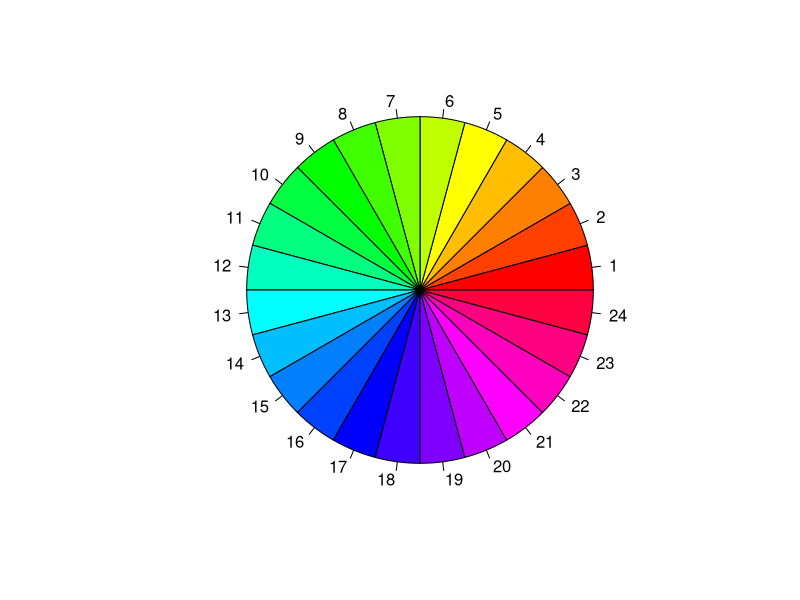

Write R code to recreate this figure.
## ---- chunk 1
library(knitr)
head(mtcars)
## ---- chunk 2
iris2 <- head(iris)
iris2
## ---- chunk 3
pie(rep(1, 24), col = rainbow(24), radius = 0.9)
